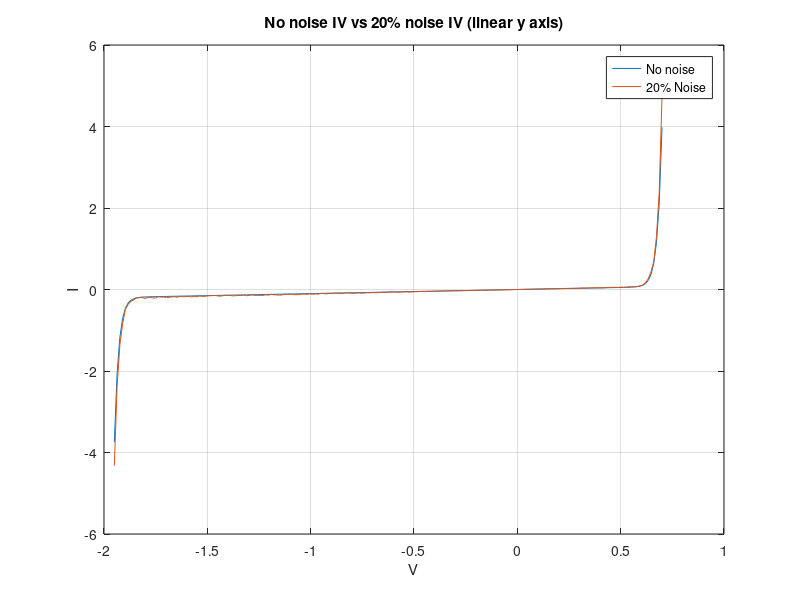
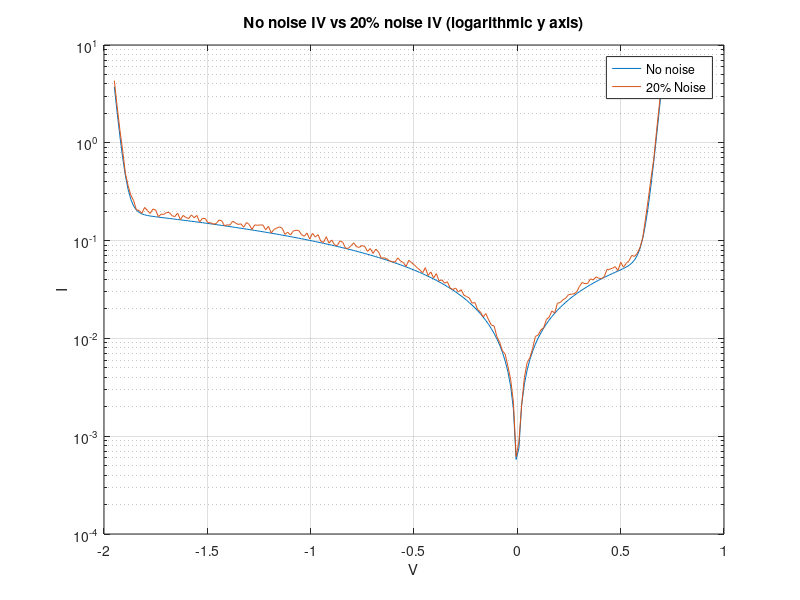
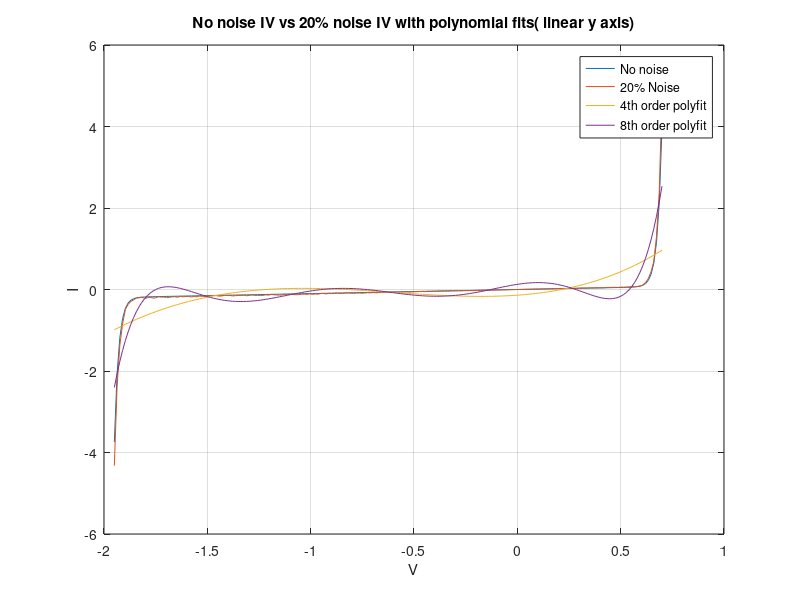
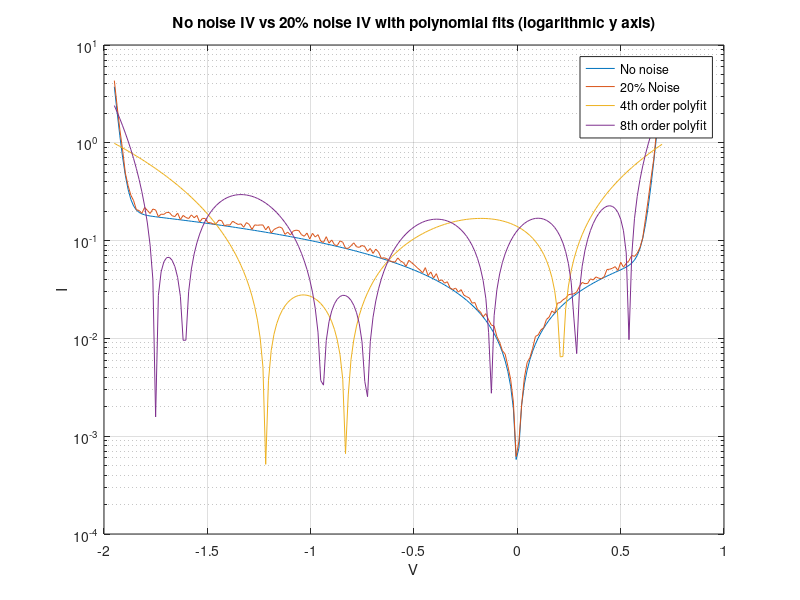

Write MATLAB code to recreate these figures, in order. (Note: this script raises an error after producing the figures.)
% Reyad ElMahdy
% 101064879

close all
clear
clc

% Part 1

Is = 0.01e-12;
Ib = 0.1e-12;
Vb = 1.3;
Gp = 0.1;

V = linspace(-1.95,0.7,200);

I = Is*(exp(1.2*V/0.025) - 1) + Gp*V -Ib*(exp(-(1.2/0.025)*(V+Vb)) -1);

Ir = I + 0.2*I.*rand(1,200);

% Generating the plots
figure(1);
plot(V,I);
hold on;
grid on;
plot(V,Ir);
legend('No noise', '20% Noise');
xlabel('V');
ylabel('I');
title('No noise IV vs 20% noise IV (linear y axis)');

figure(2);
semilogy(V,abs(I));
hold on;
grid on;
semilogy(V,abs(Ir));
legend('No noise', '20% Noise');
xlabel('V');
ylabel('I');
title('No noise IV vs 20% noise IV (logarithmic y axis)');

% Part 2: Applying and plotting the polynomial solutions
poly4 = polyfit(V,Ir,4);
poly4 = polyval(poly4, V);
poly8 = polyfit(V,Ir,8);
poly8 = polyval(poly8, V);

figure(3);
plot(V,I);
hold on;
grid on;
plot(V,Ir);
plot(V,poly4);
plot(V,poly8);
legend('No noise', '20% Noise','4th order polyfit', '8th order polyfit');
xlabel('V');
ylabel('I');
title('No noise IV vs 20% noise IV with polynomial fits( linear y axis)');

poly4 = polyfit(V,Ir,4);
poly4 = polyval(poly4, V);
poly8 = polyfit(V,Ir,8);
poly8 = polyval(poly8, V);

figure(4);
semilogy(V,abs(I));
hold on;
grid on;
semilogy(V,abs(Ir));
semilogy(V,abs(poly4));
semilogy(V,abs(poly8));
legend('No noise', '20% Noise','4th order polyfit', '8th order polyfit');
xlabel('V');
ylabel('I');
title('No noise IV vs 20% noise IV with polynomial fits (logarithmic y axis)');

% Part 3: Nonlinear Curve Fitting

fo = fittype('A.*(exp(1.2*x/25e-3)-1) + 0.1*x - C.*(exp(1.2*(-(x+1.3))/25e-3)-1)');
ff = fit(V',Ir',fo);
fAC = ff(V);
fo = fittype('A.*(exp(1.2*x/25e-3)-1) + B.*x - C.*(exp(1.2*(-(x+1.3))/25e-3)-1)');
ff = fit(V',Ir',fo);
fABC = ff(V);
fo = fittype('A.*(exp(1.2*x/25e-3)-1) + B.*x - C.*(exp(1.2*(-(x+D))/25e-3)-1)');
ff = fit(V',Ir',fo);
fABCD = ff(V);

figure(5);
hold on;
grid on;
plot(V,I);
plot(V,Ir);
plot(V,fAC);
plot(V,fABC);
plot(V,fABCD);
legend('No noise','20% Noise','Explicit B and D','Explicit B','All Implicit');
title('No noise vs 20% Noise vs Nonlinear curve fit IV Plots (Linear y)');
xlabel('Voltage');
ylabel('Current')
hold off;

figure(6);
semilogy(V,abs(I));
hold on;
grid on;
semilogy(V,abs(Ir));
semilogy(V,abs(fAC));
semilogy(V,abs(fABC));
semilogy(V,abs(fABCD));
legend('No noise','20% Noise','Explicit B and D','Explicit B','All Implicit');
title('No noise vs 20% Noise vs Nonlinear curve fit IV Plots (Logarithmic y)');
xlabel('Voltage');
ylabel('Current')
hold off;

% Part 4: Neural Net Fitting
inputs = V.';
targets = I.';
hiddenLayerSize = 10;
net = fitnet(hiddenLayerSize);
net.divideParam.trainRatio = 70/100;
net.divideParam.valRatio = 15/100;
net.divideParam.testRatio = 15/100;
[net,tr] = train(net,inputs,targets);
outputs = net(inputs);
errors = gsubtract(outputs,targets);
performance = perform(net,targets,outputs);
view(net);
Inn = outputs;

figure(7);
plot(V,I);
hold on;
grid on;
plot(V,Ir);
plot(V,Inn);
legend('No noise','20% Noise','Neural Net');
title('No noise vs 20% Noise vs Neural Net IV graphs (Linear y)');
xlabel('Voltage');
ylabel('Current');
hold off;

figure(8);
semilogy(V,abs(I));
hold on;
grid on;
semilogy(V,abs(Ir));
semilogy(V,abs(Inn));
legend('No noise','20% Noise','Neural Net');
title('No noise vs 20% Noise vs Neural Net IV graphs (Logarithmic y)');
xlabel('Voltage');
ylabel('Current');
hold off;

